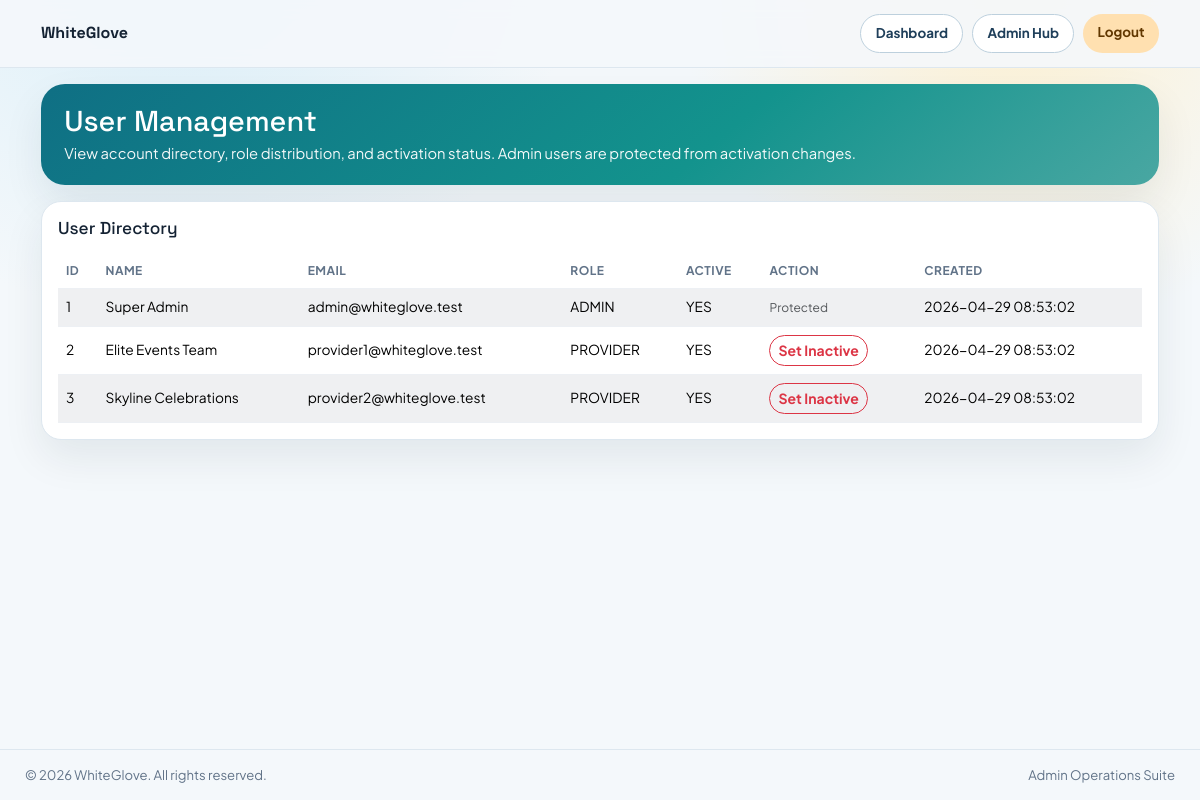
The page /public/admin_users.php (signed in) on the database its author committed.
### tables this page shows
CREATE TABLE IF NOT EXISTS users (
    id INT AUTO_INCREMENT PRIMARY KEY,
    name VARCHAR(120) NOT NULL,
    email VARCHAR(190) NOT NULL UNIQUE,
    password_hash VARCHAR(255) NOT NULL,
    profile_image_url VARCHAR(500) NULL,
    security_question VARCHAR(255) NULL,
    security_answer_hash VARCHAR(255) NULL,
    role ENUM('ADMIN', 'CLIENT', 'PROVIDER') NOT NULL,
    is_active TINYINT(1) NOT NULL DEFAULT 1,
    created_at TIMESTAMP DEFAULT CURRENT_TIMESTAMP
);

### public/admin_users.php (the view, shortened to what this page needs)
<?php
require_once __DIR__ . '/partials/admin_module_layout.php';
$pdo = db();
$users = $pdo->query(
    'SELECT id, name, email, role, is_active, created_at
     FROM users
     ORDER BY created_at DESC
     LIMIT 200'
)->fetchAll();
?>
<?php render_admin_module_page_start('Admin User Management'); ?>
    <section class="provider-hero">
        <h1 class="h4 mb-1">User Management</h1>
        <p class="mb-0">View account directory, role distribution, and activation status. Admin users are protected from activation changes.</p>
    </section>
    <section class="provider-card">
        <h2 class="h5 mb-3">User Directory</h2>
        <div class="table-responsive">
            <table class="table table-striped align-middle mb-0">
                <thead><tr><th>ID</th><th>Name</th><th>Email</th><th>Role</th><th>Active</th><th>Action</th><th>Created</th></tr></thead>
                <tbody>
                <?php foreach ($users as $u): ?>
                    <?php
                    $role = strtoupper((string) ($u['role'] ?? ''));
                    $isActive = (int) ($u['is_active'] ?? 0) === 1;
                    $isAdminRow = $role === 'ADMIN';
                    ?>
                    <tr>
                        <td><?php echo (int) $u['id']; ?></td>
                        <td><?php echo htmlspecialchars((string) $u['name'], ENT_QUOTES, 'UTF-8'); ?></td>
                        <td><?php echo htmlspecialchars((string) $u['email'], ENT_QUOTES, 'UTF-8'); ?></td>
                        <td><?php echo htmlspecialchars((string) $u['role'], ENT_QUOTES, 'UTF-8'); ?></td>
                        <td><?php echo $isActive ? 'YES' : 'NO'; ?></td>
                        <td>
                            <?php if ($isAdminRow): ?>
                                <span class="text-muted small">Protected</span>
                            <?php else: ?>
                                <form method="post" class="d-inline">
                                    <button
                                        class="btn btn-sm <?php echo $isActive ? 'btn-outline-danger' : 'btn-outline-success'; ?>"
                                        type="submit"
                                    >
                                        <?php echo $isActive ? 'Set Inactive' : 'Set Active'; ?>
                                    </button>
                                </form>
                            <?php endif; ?>
                        </td>
                        <td><?php echo htmlspecialchars((string) $u['created_at'], ENT_QUOTES, 'UTF-8'); ?></td>
                    </tr>
                <?php endforeach; ?>
                </tbody>
            </table>
        </div>
    </section>
<?php render_admin_module_page_end(); ?>

### public/partials/admin_module_layout.php (shortened to what this page needs)
<?php
if (!function_exists('render_admin_module_page_start')) {
    function render_admin_module_page_start(
        string $title,
        string $backHref = '/WhiteGlove/public/admin_hub.php',
        string $backLabel = 'Admin Hub'
    ): void {
        $safeBackHref = htmlspecialchars($backHref, ENT_QUOTES, 'UTF-8');
        $safeBackLabel = htmlspecialchars($backLabel, ENT_QUOTES, 'UTF-8');
        echo '<!doctype html>';
        echo '<html lang="en">';
        echo '<head>';
        echo '    <link href="https://cdn.jsdelivr.net/npm/bootstrap@5.3.3/dist/css/bootstrap.min.css" rel="stylesheet">';
        echo '    <link href="/WhiteGlove/public/assets/provider-modern.css" rel="stylesheet">';
        echo '</head>';
        echo '<body>';
        echo '<header class="nav-wrap">';
        echo '    <nav class="nav-modern">';
        echo '        <a class="brand-modern" href="/WhiteGlove/public/index.php">WhiteGlove</a>';
        echo '        <div class="actions-modern">';
        echo '            <a class="btn-modern btn-modern-line" href="/WhiteGlove/public/dashboard.php">Dashboard</a>';
        echo '            <a class="btn-modern btn-modern-line" href="' . $safeBackHref . '">' . $safeBackLabel . '</a>';
        echo '            <a class="btn-modern btn-modern-warn" href="/WhiteGlove/public/logout.php">Logout</a>';
        echo '        </div>';
        echo '    </nav>';
        echo '</header>';
        echo '<main class="provider-main">';
    }
}
if (!function_exists('render_admin_module_page_end')) {
    function render_admin_module_page_end(string $suiteLabel = 'Admin Operations Suite'): void
    {
        $safeSuiteLabel = htmlspecialchars($suiteLabel, ENT_QUOTES, 'UTF-8');
        echo '</main>';
        echo '<footer class="provider-footer">';
        echo '    <div class="provider-foot">';
        echo '        <span>&copy; ' . date('Y') . ' WhiteGlove. All rights reserved.</span>';
        echo '        <span>' . $safeSuiteLabel . '</span>';
        echo '    </div>';
        echo '</footer>';
        echo '</body>';
        echo '</html>';
    }
}

### public/assets/provider-modern.css (style rules this page uses)
:root { --ink: #142233; --muted: #617388; --bg: #f4f8fb; --surface: #fff; --primary: #0c6e84; --border: #dde7ef; --shadow: 0 18px 40px rgba(10, 34, 52, 0.08); }
* { box-sizing: border-box; }
body { margin: 0; min-height: 100vh; display: flex; flex-direction: column; font-family: "Plus Jakarta Sans", sans-serif; color: var(--ink); background: radial-gradient(circle at 15% -10%, #d8eef8 0, transparent 30%), radial-gradient(circle at 85% 0%, #fdf1d3 0, transparent 26%), var(--bg); }
.nav-wrap { position: sticky; top: 0; z-index: 20; backdrop-filter: blur(8px); border-bottom: 1px solid var(--border); background: rgba(244, 248, 251, 0.9); }
.nav-modern { max-width: 1150px; margin: 0 auto; padding: 0.85rem 1rem; display: flex; justify-content: space-between; align-items: center; gap: 0.8rem; }
.brand-modern { font-family: "Space Grotesk", sans-serif; font-weight: 700; text-decoration: none; color: var(--ink); }
.actions-modern { display: flex; gap: 0.55rem; flex-wrap: wrap; }
.btn-modern { border: 0; border-radius: 999px; padding: 0.55rem 0.9rem; text-decoration: none; font-size: 0.84rem; font-weight: 700; display: inline-block; }
.btn-modern-line { border: 1px solid #bdd0dd; color: #1f3f5a; background: #fff; }
.btn-modern-warn { background: #ffe0b0; color: #613700; }
.provider-main { width: min(1150px, 100%); margin: 0 auto; padding: 1rem; flex: 1; }
.provider-hero { background: linear-gradient(140deg, #0f6f84 0%, #13938d 60%, #49a7a2 100%); color: #fff; border-radius: 24px; padding: 1.25rem 1.45rem; box-shadow: var(--shadow); margin-bottom: 1rem; }
.provider-hero h1 { font-family: "Space Grotesk", sans-serif; margin: 0 0 0.35rem; font-size: clamp(1.25rem, 2.4vw, 1.8rem); }
.provider-hero p { margin: 0; opacity: 0.95; font-size: 0.92rem; }
.provider-card { background: var(--surface); border: 1px solid var(--border); border-radius: 20px; box-shadow: var(--shadow); padding: 1rem; }
.provider-card h2 { margin: 0 0 0.75rem; font-family: "Space Grotesk", sans-serif; font-size: 1.08rem; }
.provider-card .table { margin-bottom: 0; }
.provider-card .table > :not(caption) > * > * { border-bottom-color: #edf0f4; font-size: 0.86rem; vertical-align: middle; }
.provider-card .table-striped > tbody > tr:nth-of-type(odd) > * { background-color: #fcfdff; }
.provider-card .table thead th { color: var(--muted); font-size: 0.75rem; text-transform: uppercase; letter-spacing: 0.04em; }
.provider-card .btn { border-radius: 999px; font-weight: 700; }
footer.provider-footer { border-top: 1px solid var(--border); padding: 0.95rem 1rem; color: var(--muted); font-size: 0.82rem; margin-top: 1rem; }
.provider-foot { max-width: 1150px; margin: 0 auto; display: flex; justify-content: space-between; gap: 0.7rem; flex-wrap: wrap; }

### rows shown on the page
users: id "1", name "Super Admin", email "admin@whiteglove.test", role "ADMIN", is_active "YES", shows "Protected", created_at "2026-04-29 08:53:02"
users: id "2", name "Elite Events Team", email "provider1@whiteglove.test", role "PROVIDER", is_active "YES", created_at "2026-04-29 08:53:02"
users: id "3", name "Skyline Celebrations", email "provider2@whiteglove.test", role "PROVIDER", is_active "YES", created_at "2026-04-29 08:53:02"

### other values the page prints
$safeBackLabel "Admin Hub"
$safeSuiteLabel "Admin Operations Suite"
